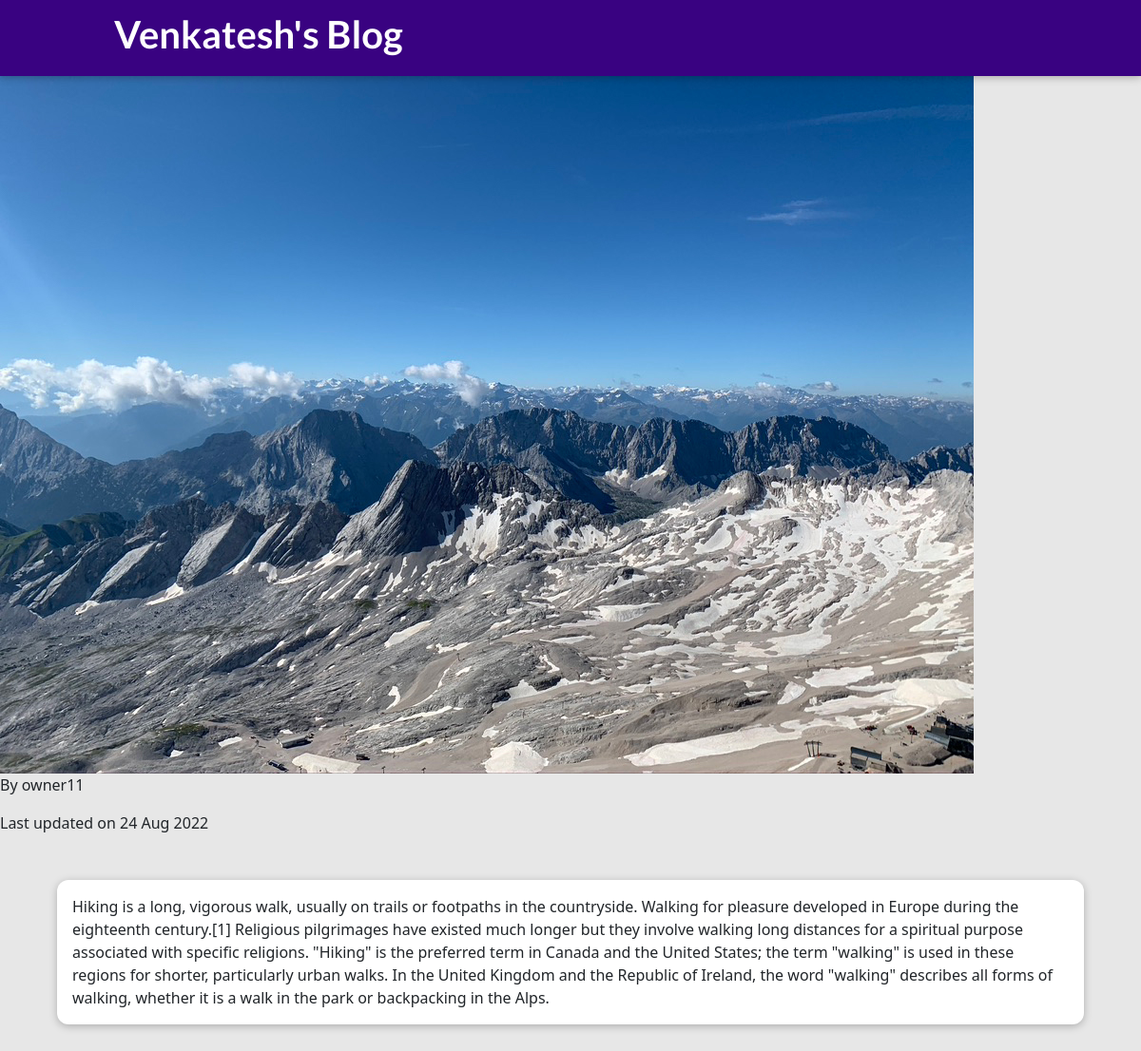
The page /posts/hike-in-the-mountains on the database its author committed.
### blog/models.py (models this page shows)
class Post(models.Model):
    title = models.CharField(max_length=150,unique=True)
    excerpt = models.CharField(max_length=200)
    image = models.ImageField(upload_to="posts", null=True)
    date = models.DateField(auto_now=True)
    slug = AutoSlugField(populate_from='title', unique=True)
    content = models.TextField()
    author = models.ForeignKey(Author, on_delete=models.CASCADE, null=True, related_name='posts')

class Author(models.Model):
    user_key=models.ForeignKey(User,on_delete=models.CASCADE)
    def __str__(self):
        return self.user_key.username

### blog/views.py (the view)
# urls.py: path("posts/<slug:slug>", views.post_detail, name="post-detail-page"),
def post_detail(request, slug):
    identified_post = get_object_or_404(Post, slug=slug)
    return render(request, "blog/post-detail.html",{"post":identified_post})

### blog/templates/blog/post-detail.html (shortened to what this page needs)
{% extends "base.html" %}
{% load static %}
{% block css_files %}
 <link rel="stylesheet" href="{% static "blog/post-detail.css" %}" />
{% endblock %}
{% block content %}
 <section>
    <h2>{{ post.title }}</h2>
    <article>
        <img src="{{ post.image.url }}" alt="{{ post.title }}" />
        <address>By {{ post.author }}</address>
        <div>
            Last updated on <time>{{ post.date|date:"d M Y" }}</time>
        </div>
 </section>
 <main>
    {{ post.content }}
 </main>
{% endblock %}

### static/app.css (style rules this page uses)
* { box-sizing: border-box; }
html { font-family: 'Open Sans', 'Lato', sans-serif; }
body { margin: 0; }
h1, h2, h3 { font-family: 'Lato', sans-serif; font-weight: bold; }

### static/blog/post-detail.css (style rules this page uses)
body { background-color: #e7e7e7; }
main { width: 90%; max-width: 90rem; margin: 3rem auto; background-color: white; padding: 1rem; border-radius: 12px; box-shadow: 0 2px 8px rgba(0, 0, 0, 0.25); }

### rows shown on the page
Post: image (picture), author "owner11", date "24 Aug 2022", content "Hiking is a long, vigorous walk, usually on trails or footpaths in the countryside. Walking for pleasure developed in Europe during the eighteenth century.[1] Religious pilgrimages have existed much longer but they involve walking long distances for a spiritual purpose associated with specific religions. \"Hiking\" is the preferred term in Canada and the United States; the term \"walking\" is used in these regions for shorter, particularly urban walks. In the United Kingdom and the Republic of Ireland, the word \"walking\" describes all forms of walking, whether it is a walk in the park or backpacking in the Alps."
